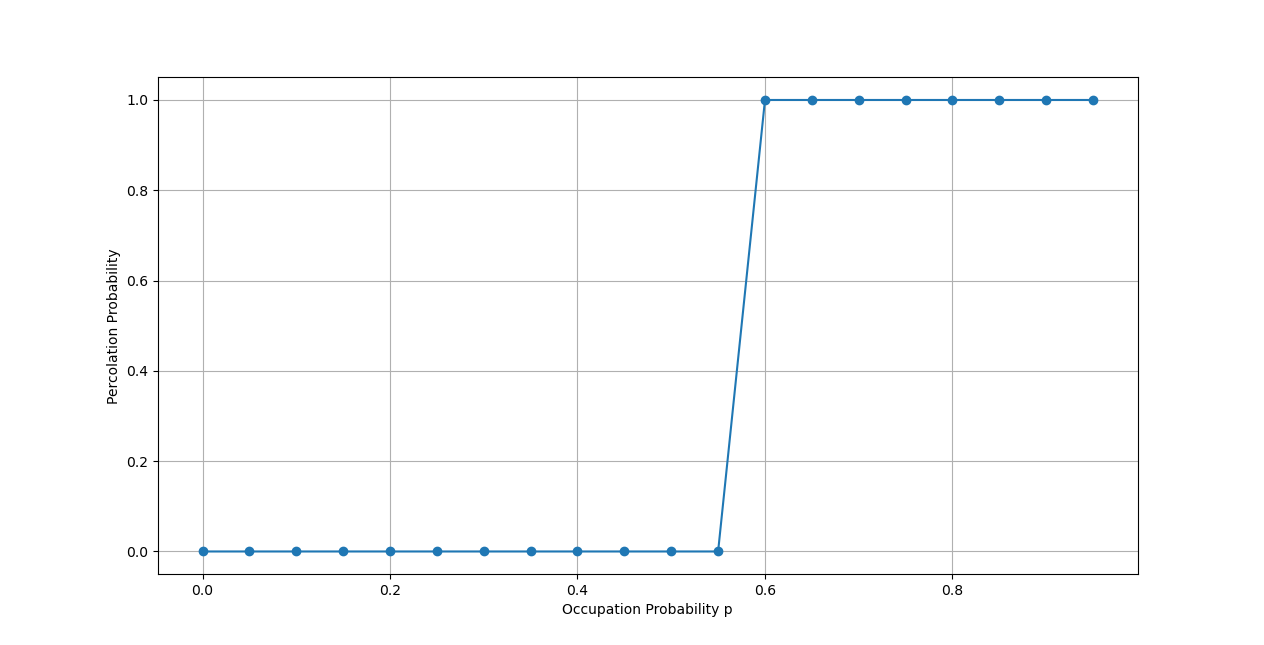

Write the Python code that produced this figure.
import numpy as np
import matplotlib.pyplot as plt

def dfs(grid):
    """
    Check if there is a spanning path from the top to the bottom of the grid
    using an iterative depth-first search (DFS) implemented with a stack.
    """
    rows, cols = grid.shape
    visited = np.zeros_like(grid, dtype=bool)
    stack = []

    # Initialize the stack with all occupied sites in the top row.
    for j in range(cols):
        if grid[0, j]:
            stack.append((0, j))
            visited[0, j] = True

    # Process nodes using DFS.
    while stack:
        r, c = stack.pop()
        # If we have reached the bottom row, a spanning path exists.
        if r == rows - 1:
            return True
        # Explore the four neighbors: up, down, left, right.
        for dr, dc in [(-1, 0), (1, 0), (0, -1), (0, 1)]:
            nr, nc = r + dr, c + dc
            if 0 <= nr < rows and 0 <= nc < cols:
                if grid[nr, nc] and not visited[nr, nc]:
                    visited[nr, nc] = True
                    stack.append((nr, nc))
    return False


if __name__ == '__main__':

    lattice_size = 2048
    num_realizations = 100
    p_values = np.arange(0, 1, 0.05)
    #p_values = [0.5925]
    spanning_probabilities = []

    for p in p_values:
        print(f"Processing p = {p:.2f}")
        count_spanning = 0
        for _ in range(num_realizations):
            # Generate a random lattice where True indicates an occupied site.
            grid = np.random.rand(lattice_size, lattice_size) < p
            if dfs(grid):
                count_spanning += 1
        spanning_probabilities.append(count_spanning / num_realizations)

    plt.figure(figsize=(8, 6))
    plt.plot(p_values, spanning_probabilities, marker='o')
    plt.xlabel("Occupation Probability p")
    plt.ylabel("Percolation Probability")
    plt.grid(True)
    plt.show()
